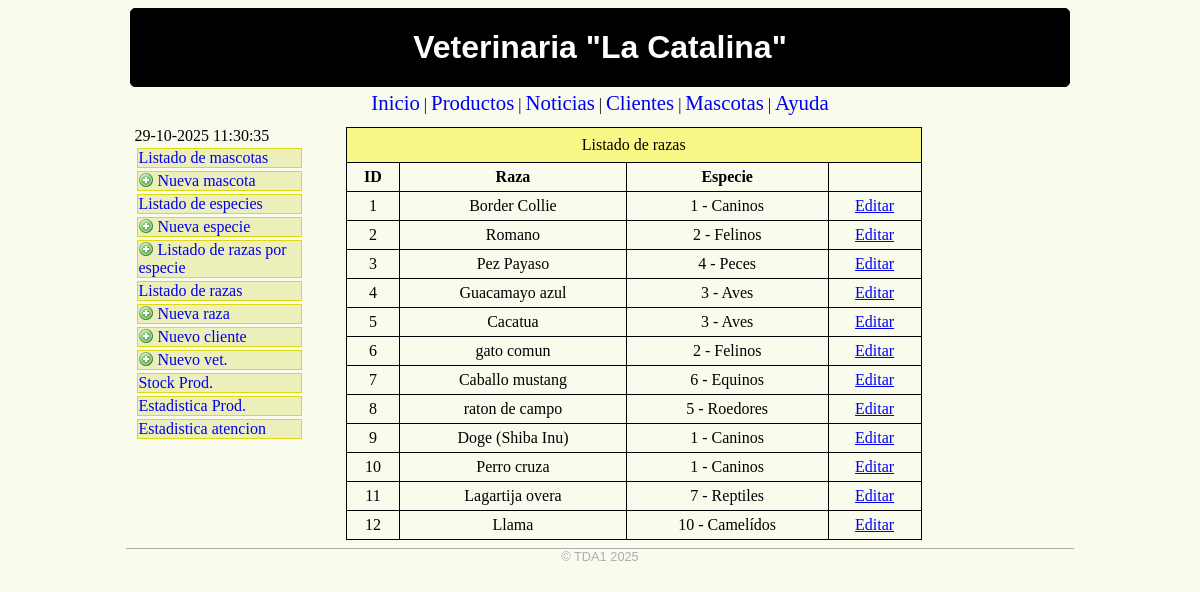
The app's page /veterinaria/razas-listar.php with its own data.
### tables this page shows
CREATE TABLE `razas` (
  `razid` int(11) NOT NULL,
  `raznombre` varchar(50) NOT NULL,
  `razespecie` int(11) NOT NULL
);

CREATE TABLE `especies` (
  `espid` int(11) NOT NULL,
  `espnombre` varchar(50) NOT NULL
);

### veterinaria/razas-listar.php (the view, shortened to what this page needs)
<html>
<head>
<link href='./estilo-diagramacion.css' rel='stylesheet' type='text/css'>
</head>
<body>
<div class='contenedor'>
	<header>
	<a href='/'>Veterinaria "La Catalina"</a>
	</header>
	<nav>
	<a href='#'>Inicio</a> |
	<a href='#'>Productos</a> |
	<a href='#'>Noticias</a> |
	<a href='#'>Clientes</a> |
	<a href='#'>Mascotas</a> |
	<a href='#'>Ayuda</a>
	</nav>
	<section>
	<?php include('menu-lateral.php'); ?>
	</section>
<article>
<table class='tablita'>
<caption>Listado de razas</caption>
<tr>
	<th>ID</th>
	<th>Raza</th>
	<th>Especie</th>
	<th></th>
</tr>
<?php
$conn = mysqli_connect("127.0.0.1", "td12025", "Td1.2025*", "td12025") or exit("Error al conectar a la DB.");
$sql = "SELECT * FROM razas ";
$sql .= "INNER JOIN especies ON razas.razespecie = especies.espid";
$result = mysqli_query($conn, $sql);
while($row = mysqli_fetch_array($result, MYSQLI_ASSOC)){
	echo "<tr>\n";
	echo "<td>".$row['razid']."</td>\n";
	echo "<td>".$row['raznombre']."</td>\n";
	echo "<td>".$row['razespecie']." - ".$row['espnombre']."</td>\n";
	echo "<td><a href='./razas-editar.php?razid=".$row['razid']."'>Editar</td>\n";
	echo "</tr>\n";
}
?>
</table>
</article>
<footer>
	&copy; TDA1 2025
</footer>
</div>
</body>
</html>

### veterinaria/estilo-diagramacion.css (style rules this page uses)
body { background: #f9fbec; }
.contenedor { width: 80%; min-width: 600px; margin: 0 auto; }
header { border: 1px solid #000000; border-radius: 5px; font-family: Arial, Helvetica, sans-serif; margin: 4px; text-align: center; padding: 20px; background: #000000 url('./images/gloomy-stripes-dark-background-tile.jpg'); }
header a { color: #ffffff; text-decoration: none; font-size: 200%; font-weight: bold; }
nav { text-align: center; margin: 4px; }
nav a { text-decoration: none; font-size: 130%; }
section { width: 18%; border:#eb2cc5; margin: 4px 0 4px 4px; padding: 4px; float: left; }
article { width: 76%; border:#1723d0; float: right; margin: 4px 4px 4px 0; padding: 4px; }
footer { clear:both; text-align: center; font-family: Arial, Helvetica, sans-serif; font-size: 80%; color: #afadad; border-top: 1px solid #afadad; }
.tablita { border: 1px solid #000000; border-collapse: collapse; width: 80%; }
.tablita td, .tablita th { border: 1px solid #000000; padding: 5px; text-align: center; }
.tablita caption { border: 1px solid #000000; border-bottom: 0; padding: 8px; background: #F8F887; }

### records on screen
razas: razid "1", raznombre "Border Collie", razespecie "1", razespecie.espnombre "Caninos"
razas: razid "2", raznombre "Romano", razespecie "2", razespecie.espnombre "Felinos"
razas: razid "3", raznombre "Pez Payaso", razespecie "4", razespecie.espnombre "Peces"
razas: razid "4", raznombre "Guacamayo azul", razespecie "3", razespecie.espnombre "Aves"
razas: razid "5", raznombre "Cacatua", razespecie "3", razespecie.espnombre "Aves"
razas: razid "6", raznombre "gato comun", razespecie "2", razespecie.espnombre "Felinos"
razas: razid "7", raznombre "Caballo mustang", razespecie "6", razespecie.espnombre "Equinos"
razas: razid "8", raznombre "raton de campo", razespecie "5", razespecie.espnombre "Roedores"
razas: razid "9", raznombre "Doge (Shiba Inu)", razespecie "1", razespecie.espnombre "Caninos"
razas: razid "10", raznombre "Perro cruza", razespecie "1", razespecie.espnombre "Caninos"
razas: razid "11", raznombre "Lagartija overa", razespecie "7", razespecie.espnombre "Reptiles"
razas: razid "12", raznombre "Llama", razespecie "10", razespecie.espnombre "Camelídos"
